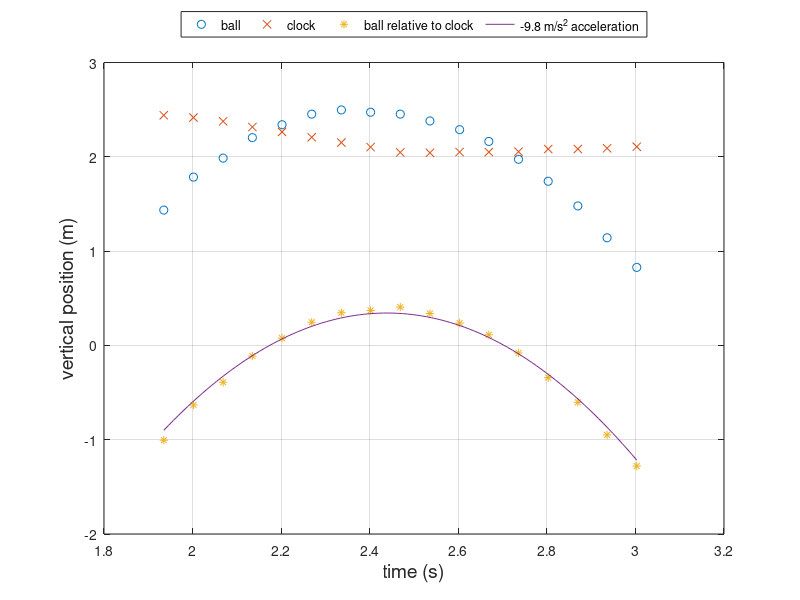

Here is the MATLAB script that generated this plot:
# Nathan Moore
# make images that can be bw

# how do you read from file?
# https://www.mathworks.com/help/matlab/ref/csvread.html
# skip the first two rows, read all columns
R1=1;
C1=0;
exp_data=csvread(
'etkina_data.csv',
R1,
C1
);

# create 1D arrays from 2D CSV data
t = exp_data(:, 1);
x_ball = exp_data(:, 2);
y_ball = exp_data(:,3)  ;
x_clock = exp_data(:, 4);
y_clock = exp_data(:,5)  ;
x_relative = exp_data(:, 6);
y_relative = exp_data(:,7)  ;

# theoretical line
t_th = linspace(min(t),max(t));

plot(t,y_ball, "o",'DisplayName',"ball")
hold on
plot(t,y_clock, "x",'DisplayName',"clock")
plot(t,y_relative,"*",'DisplayName',"ball relative to clock")
plot(t_th,-28.8+23.9*t_th-4.9*t_th.^2,'DisplayName',"-9.8 m/s^2 acceleration")
hold off
grid()
ylabel("vertical position (m)", 'FontSize', 14);
xlabel("time (s)", 'FontSize', 14);
%legend boxoff
%legend( "location", "northoutside",  "orientation", "horizontal", 'FontSize', 14)
legend( "location", "northoutside",  "orientation", "horizontal")
print Etkina-y.png

